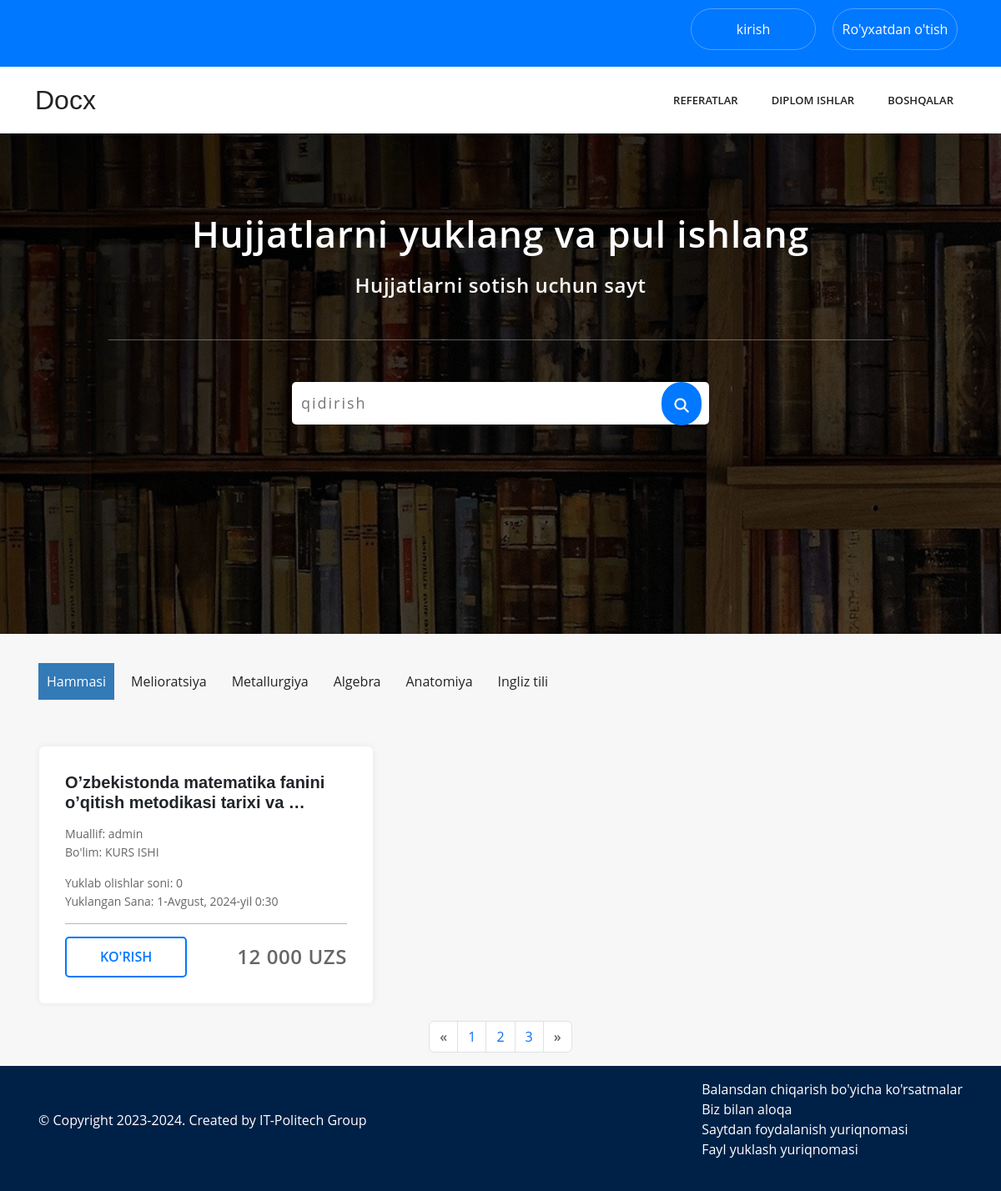
Page /category/4 on the committed database.
### products/models.py (models this page shows, shortened)
class Category(models.Model):
    name = models.CharField( max_length=150)
    class Meta:
        verbose_name = "category"
        verbose_name_plural = "categorys"
    def __str__(self):
        return self.name

class CategoryScience(models.Model):
    name = models.CharField( max_length=100)
    class Meta:
        verbose_name = "category Science"
        verbose_name_plural = "category Science"

class Product(models.Model):
    Author = models.ForeignKey(CustomUser, on_delete=models.CASCADE)
    category = models.ForeignKey(Category, on_delete=models.CASCADE)
    categoryScience = models.ForeignKey("CategoryScience", on_delete=models.CASCADE)
    name = models.CharField( max_length=150, verbose_name='Mavzu')
    price = models.CharField( max_length=50, verbose_name='narxi')
    created = models.DateTimeField( auto_now_add=False, verbose_name='yuklangan sana')
    file = models.FileField( upload_to='Files/' )
    class Meta:
        verbose_name = "Article"
        verbose_name_plural = "Articles"

### users/models.py (models this page shows)
class CustomUser(AbstractUser):
    username = models.CharField(max_length=150, unique=True)
    phone_number = models.CharField(max_length=15)
    def __str__(self) -> str:
        return self.username

### myapp/views.py (the view)
# urls.py: path('category/<int:pk>',categoryFilter, name='category_list'),
def categoryFilter(request,pk):
    products = Product.objects.filter(category_id=pk)
    category = Category.objects.all()
    context = {
        "category":category,
        "products":products,
    }
    return render(request, "index.html", context)

### myapp/views.py (called while the page is built)
def for_all_pages(request):
    category = Category.objects.all()
    science = CategoryScience.objects.all()
    return {"category":category, "science":science}

### templates/index.html
{% extends "base.html" %}
{% load static %}
{% block content %}
    <section class="bg-img">
        <div class="container cont-nav-center">
            <h1>Hujjatlarni yuklang va pul ishlang</h1>
            <p>Hujjatlarni sotish uchun sayt</p>
            <div class="nav-cont-line"></div>
            <div class="cont-nav-center-box">
                <div class="search-input">
                    <input type="text" placeholder="qidirish">
                    <a href="#"><img src="{% static "img/Remove-bg.ai_1721827232078.png" %}"></a>
                </div>
            </div>
        </div>
    </section>
    <section class="categorys">
        <div class="container">
            <ul>
                <li><a href="#" class='active'>Hammasi</a></li>
                {% for i in science %}
                    <li><a href="{% url "main:article_list" i.pk %}">{{ i.name }}</a></li>
                {% endfor %}
            </ul>
        </div>
    </section>
    <section>
        <div class="container d-flex flex-wrap mb-3">
            {% for product in products %}
            {% if forloop.counter <= 6 %}
            <div class="card">
                <div class="card-body">
                    <h5 class="card-title">{{ product.name|truncatewords:7 }}</h5>
                    <div class="text-name">
                        <p class="p1">Muallif: {{ product.Author }} </p>
                        <p class="p2">Bo'lim: {{ product.category }} </p>
                    </div>
                    <div class="text-data">
                        <p class="p1">Yuklab olishlar soni: 0 </p>
                        <p class="p2">Yuklangan Sana: {{ product.created }} </p>
                    </div>
                    <div class="card-line"></div>
                    <div class="text-btn">
                        <a href="#">Ko'rish</a>
                        <h4>{{ product.price }} UZS</h4>
                    </div>
                </div>
            </div>
            {% endif %}
            {% endfor %}
        </div>
    </section>
    <div class="container">
        <nav aria-label="Page navigation example ">
            <ul class="pagination justify-content-center">
              <li class="page-item">
                <a class="page-link" href="#" aria-label="Previous">
                  <span aria-hidden="true">&laquo;</span>
                </a>
              </li>
              <li class="page-item"><a class="page-link" href="#">1</a></li>
              <li class="page-item"><a class="page-link" href="#">2</a></li>
              <li class="page-item"><a class="page-link" href="#">3</a></li>
              <li class="page-item">
                <a class="page-link" href="#" aria-label="Next">
                  <span aria-hidden="true">&raquo;</span>
                </a>
              </li>
            </ul>
          </nav>
    </div>
{% endblock content %}

### templates/__navbar.html (shortened to what this page needs)
<nav class="navbar-top">
    <div class="container">
        <div class="navbar-box-top">
            {% if request.user.is_authenticated %}
                <a href="#">Fayl yuklash</a>
                <a href="">Profil</a>
                <a href="{% url "logout" %}">Log out</a>
            {% else %}
                <a href="{% url "login" %}">kirish</a>
                <a href="{% url "users:signup" %}">Ro'yxatdan o'tish</a>
            {% endif %}
        </div>
    </div>
    <div class="bg-2">
        <div class="container">
            <div class="navbar-box-bottom">
                <h2 class="link-h2">Docx</h2>
                <ul>
                    {% for i in category %}
                        {% if forloop.counter <= 2 %}
                            <li><a href="{% url 'main:category_list' i.pk %}">{{ i.name }}</a></li>
                        {% endif %}
                    {% endfor %}
                    <li class="vse"><a href="#">Boshqalar</a>
                    </li>
                </ul>
            </div>
        </div>
    </div>
</nav>

### static/css/main.css (style rules this page uses)
* { margin: 0; padding: 0; box-sizing: border-box; font-family: 'Open Sans', sans-serif; }
body { background-color: #f7f7f7; }
.navbar-top { background: #0078ff; }
.navbar-box-top { width: 100%; height: 80px; display: flex; justify-content: end; }
.navbar-box-top a { font-weight: 500; text-align: center; align-content: center; margin: 10px; border-radius: 30px; height: 50px; width: 150px; text-decoration: none; color: #fff; border: 1px solid rgba(255, 255, 255, 0.3); font-family: 'Open Sans', sans-serif; }
.bg-2 { background: #fff; }
.navbar-box-bottom { display: flex; justify-content: space-between; height: 80px; }
.navbar-box-bottom .link-h2 { display: flex; flex-direction: column; justify-content: center; text-decoration: none; color: #232323; font-weight: normal; font-family: 'Poppins', sans-serif; letter-spacing: 0; margin: 0; }
.navbar-box-bottom ul { display: flex; justify-content: space-between; list-style-type: none; }
.navbar-box-bottom ul li a { text-decoration: none; line-height: 80px; margin-left: 10px; color: #232323; transition: all .2s; font-size: 13px; font-weight: 600; letter-spacing: 0.06px; padding: 35px 15px; text-transform: uppercase; }
.bg-img { background-attachment: fixed; background-image: linear-gradient(rgba(0,0,0,0.7),rgba(0,0,0,0.5)),url(../img/rasm1.jpg); height: 600px; background-repeat: no-repeat; background-size: cover; }
.nav-cont-line { height: 1px; width: 100%; background: rgba(255, 255, 255, 0.349); margin-top: 50px; margin-bottom: 50px; }
.cont-nav-center { height: 300px; padding: 100px; text-align: center; }
.bg-img h1 { color: #f7f7f7; font-size: 44px; font-weight: 600; line-height: 1.3; margin-top: -8px; margin-bottom: 25px; letter-spacing: 0.6px; }
.bg-img p { color: #f7f7f7; font-size: 24px; font-weight: 600; line-height: 1.3; margin-top: -8px; margin-bottom: 25px; letter-spacing: 0.6px; }
.cont-nav-center-box { display: flex; justify-content: center; }
.search-input { width: 500px; background: #fff; height:51px; border-radius: 5px; }
.search-input input { border: none; outline: none; letter-spacing: 2px; padding: 2px; margin: 10px 0 !important; width: 430px; font-size: 18px; }
.search-input a { background: #0078ff; padding: 15px 4px; border-radius: 100px; color: #fff !important; }
.search-input a img { width: 40px; }
.categorys { padding: 30px 0; }
.categorys ul { display: flex; flex-wrap: wrap; list-style: none; }
.categorys ul li a { display: inline-block; text-decoration: none; color: #232323; padding: 10px; margin: 5px; transition: all .2s; }
.active { color: #fff !important; margin-left: -28px !important ; background-color: #337ab7; }
.card { width: 400px; box-shadow: 0 0 10px rgba(0, 0, 0, 0.068); border: none !important; border-radius: none !important; margin: 5px; padding: 15px; }
.card h5 { font-weight: 600; font-family: 'Franklin Gothic Medium', 'Arial Narrow', Arial, sans-serif; }
.p1 { color: #666666; font-size: 14px; margin-top: 15px; }
.p2 { color: #666666; font-size: 14px; margin-top: -15px; }
.card-line { height: 1px; width: 100%; background: #00000049; margin: 15px 0; }
.text-btn { display: flex; justify-content: space-between; }
.text-btn a { display: inline-block; color: #0078ff; border: 2px solid #0078ff; -webkit-border-radius: 5px; -moz-border-radius: 5px; border-radius: 5px; text-transform: uppercase; font-weight: 600; padding: 10px 40px; text-decoration: none; }
.text-btn h4 { margin: 10px 0; font-weight: 600; letter-spacing: 0.6px; color: #666666; }
.cont-nav-center h1 { color: #fff; letter-spacing: 1px; }
span { font-weight: 600; color: #666666; }

### rows in the picture
Category: name "REFERATLAR"
Category: name "DIPLOM ISHLAR"
CategoryScience: name "Melioratsiya"
CategoryScience: name "Metallurgiya"
CategoryScience: name "Algebra"
CategoryScience: name "Anatomiya"
CategoryScience: name "Ingliz tili"
Product: name "O’zbekistonda matematika fanini o’qitish metodikasi tarixi va …", Author "admin", category "KURS ISHI", created "1-Avgust, 2024-yil 0:30", price "12 000"
